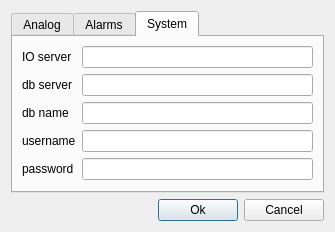
<?xml version="1.0" encoding="UTF-8"?>
<ui version="4.0">
 <class>SParamDialog</class>
 <widget class="QDialog" name="SParamDialog">
  <property name="geometry">
   <rect>
    <x>0</x>
    <y>0</y>
    <width>318</width>
    <height>215</height>
   </rect>
  </property>
  <property name="windowTitle">
   <string>System parameters</string>
  </property>
  <layout class="QGridLayout" name="gridLayout">
   <item row="1" column="0">
    <spacer name="horizontalSpacer">
     <property name="orientation">
      <enum>Qt::Horizontal</enum>
     </property>
     <property name="sizeHint" stdset="0">
      <size>
       <width>263</width>
       <height>20</height>
      </size>
     </property>
    </spacer>
   </item>
   <item row="1" column="1">
    <widget class="QPushButton" name="bn_Ok">
     <property name="text">
      <string>Ok</string>
     </property>
    </widget>
   </item>
   <item row="1" column="2">
    <widget class="QPushButton" name="bn_Cancel">
     <property name="text">
      <string>Cancel</string>
     </property>
    </widget>
   </item>
   <item row="0" column="0" colspan="3">
    <widget class="QTabWidget" name="tabWidget">
     <property name="currentIndex">
      <number>2</number>
     </property>
     <widget class="QWidget" name="tab_1">
      <attribute name="title">
       <string>Analog</string>
      </attribute>
      <layout class="QGridLayout" name="gridLayout_2">
       <item row="0" column="0">
        <widget class="QLabel" name="label">
         <property name="sizePolicy">
          <sizepolicy hsizetype="Fixed" vsizetype="Preferred">
           <horstretch>0</horstretch>
           <verstretch>0</verstretch>
          </sizepolicy>
         </property>
         <property name="text">
          <string>Parameter name</string>
         </property>
        </widget>
       </item>
       <item row="0" column="1">
        <widget class="QComboBox" name="bx_Teg"/>
       </item>
       <item row="1" column="0" rowspan="2">
        <widget class="QLabel" name="label_2">
         <property name="sizePolicy">
          <sizepolicy hsizetype="Fixed" vsizetype="Preferred">
           <horstretch>0</horstretch>
           <verstretch>0</verstretch>
          </sizepolicy>
         </property>
         <property name="text">
          <string>Zero scale</string>
         </property>
        </widget>
       </item>
       <item row="1" column="1" rowspan="2">
        <widget class="QDoubleSpinBox" name="sb_Zs">
         <property name="maximum">
          <double>1000.000000000000000</double>
         </property>
        </widget>
       </item>
       <item row="3" column="0">
        <widget class="QLabel" name="label_3">
         <property name="sizePolicy">
          <sizepolicy hsizetype="Fixed" vsizetype="Preferred">
           <horstretch>0</horstretch>
           <verstretch>0</verstretch>
          </sizepolicy>
         </property>
         <property name="text">
          <string>Full scale</string>
         </property>
        </widget>
       </item>
       <item row="3" column="1">
        <widget class="QDoubleSpinBox" name="sb_Fs">
         <property name="maximum">
          <double>1000.000000000000000</double>
         </property>
        </widget>
       </item>
       <item row="5" column="0" colspan="2">
        <spacer name="verticalSpacer">
         <property name="orientation">
          <enum>Qt::Vertical</enum>
         </property>
         <property name="sizeHint" stdset="0">
          <size>
           <width>20</width>
           <height>40</height>
          </size>
         </property>
        </spacer>
       </item>
       <item row="4" column="1">
        <widget class="QSpinBox" name="sb_f">
         <property name="minimum">
          <number>1</number>
         </property>
         <property name="maximum">
          <number>100</number>
         </property>
        </widget>
       </item>
       <item row="4" column="0">
        <widget class="QLabel" name="label_4">
         <property name="sizePolicy">
          <sizepolicy hsizetype="Fixed" vsizetype="Preferred">
           <horstretch>0</horstretch>
           <verstretch>0</verstretch>
          </sizepolicy>
         </property>
         <property name="text">
          <string>Dempfer</string>
         </property>
        </widget>
       </item>
      </layout>
     </widget>
     <widget class="QWidget" name="tab_2">
      <attribute name="title">
       <string>Alarms</string>
      </attribute>
      <layout class="QGridLayout" name="gridLayout_3">
       <item row="0" column="0">
        <widget class="QLabel" name="label_5">
         <property name="sizePolicy">
          <sizepolicy hsizetype="Fixed" vsizetype="Preferred">
           <horstretch>0</horstretch>
           <verstretch>0</verstretch>
          </sizepolicy>
         </property>
         <property name="text">
          <string>Valve 1</string>
         </property>
        </widget>
       </item>
       <item row="3" column="1" colspan="2">
        <widget class="QSpinBox" name="sb_Taval_3"/>
       </item>
       <item row="6" column="1">
        <spacer name="verticalSpacer_2">
         <property name="orientation">
          <enum>Qt::Vertical</enum>
         </property>
         <property name="sizeHint" stdset="0">
          <size>
           <width>109</width>
           <height>28</height>
          </size>
         </property>
        </spacer>
       </item>
       <item row="1" column="0">
        <widget class="QLabel" name="label_6">
         <property name="sizePolicy">
          <sizepolicy hsizetype="Fixed" vsizetype="Preferred">
           <horstretch>0</horstretch>
           <verstretch>0</verstretch>
          </sizepolicy>
         </property>
         <property name="text">
          <string>Valve 2</string>
         </property>
        </widget>
       </item>
       <item row="1" column="1" colspan="2">
        <widget class="QSpinBox" name="sb_Taval_2"/>
       </item>
       <item row="3" column="0">
        <widget class="QLabel" name="label_7">
         <property name="sizePolicy">
          <sizepolicy hsizetype="Fixed" vsizetype="Preferred">
           <horstretch>0</horstretch>
           <verstretch>0</verstretch>
          </sizepolicy>
         </property>
         <property name="text">
          <string>Valve 3</string>
         </property>
        </widget>
       </item>
       <item row="0" column="1" colspan="2">
        <widget class="QSpinBox" name="sb_Taval_1"/>
       </item>
      </layout>
     </widget>
     <widget class="QWidget" name="tab_3">
      <attribute name="title">
       <string>System</string>
      </attribute>
      <layout class="QGridLayout" name="gridLayout_4">
       <item row="0" column="0">
        <widget class="QLabel" name="label_8">
         <property name="text">
          <string>IO server</string>
         </property>
        </widget>
       </item>
       <item row="0" column="1">
        <widget class="QLineEdit" name="le_ioserv"/>
       </item>
       <item row="6" column="0" colspan="2">
        <spacer name="verticalSpacer_3">
         <property name="orientation">
          <enum>Qt::Vertical</enum>
         </property>
         <property name="sizeHint" stdset="0">
          <size>
           <width>291</width>
           <height>0</height>
          </size>
         </property>
        </spacer>
       </item>
       <item row="1" column="0">
        <widget class="QLabel" name="label_9">
         <property name="text">
          <string>db server</string>
         </property>
        </widget>
       </item>
       <item row="2" column="0">
        <widget class="QLabel" name="label_10">
         <property name="text">
          <string>db name</string>
         </property>
        </widget>
       </item>
       <item row="3" column="0">
        <widget class="QLabel" name="label_11">
         <property name="text">
          <string>username</string>
         </property>
        </widget>
       </item>
       <item row="4" column="0">
        <widget class="QLabel" name="label_12">
         <property name="text">
          <string>password</string>
         </property>
        </widget>
       </item>
       <item row="1" column="1">
        <widget class="QLineEdit" name="le_dbserv"/>
       </item>
       <item row="2" column="1">
        <widget class="QLineEdit" name="le_dbname"/>
       </item>
       <item row="3" column="1">
        <widget class="QLineEdit" name="le_username"/>
       </item>
       <item row="4" column="1">
        <widget class="QLineEdit" name="le_passwd">
         <property name="inputMask">
          <string/>
         </property>
         <property name="text">
          <string/>
         </property>
        </widget>
       </item>
      </layout>
     </widget>
    </widget>
   </item>
  </layout>
 </widget>
 <resources/>
 <connections>
  <connection>
   <sender>bn_Cancel</sender>
   <signal>clicked()</signal>
   <receiver>SParamDialog</receiver>
   <slot>reject()</slot>
   <hints>
    <hint type="sourcelabel">
     <x>288</x>
     <y>281</y>
    </hint>
    <hint type="destinationlabel">
     <x>199</x>
     <y>149</y>
    </hint>
   </hints>
  </connection>
 </connections>
</ui>
